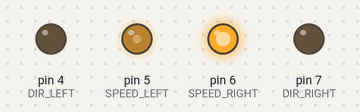
Simulated run of this sketch. Board: Arduino Uno, built with avr-gcc and run on an emulated ATmega328P. On the bench: output pins drawn as LEDs (lit = HIGH).

Above: at 0.1 s.
At 2.1 s:
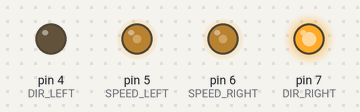
At 4.1 s:
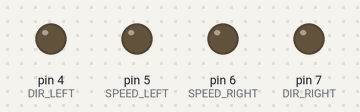
Timing chart, 0 to 5.6 s (numbered marks = the images above):
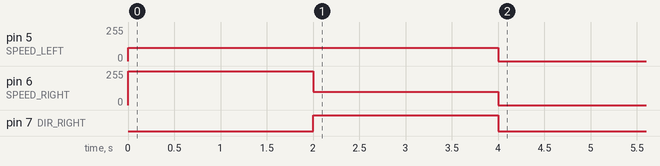

The sketch:

CarControl.ino
```cpp
#define DIR_LEFT 4
#define DIR_RIGHT 7
#define SPEED_RIGHT 6
#define SPEED_LEFT 5

#define FORWARD_LEFT LOW
#define FORWARD_RIGHT LOW

void move(bool left_dir, int left_speed, bool right_dir, int right_speed)
{
  digitalWrite(DIR_LEFT, left_dir);
  digitalWrite(DIR_RIGHT, right_dir);
  analogWrite(SPEED_RIGHT, right_speed);
  analogWrite(SPEED_LEFT, left_speed);
}

void forward(int left_speed, int right_speed)
{
  move(FORWARD_LEFT, left_speed, FORWARD_RIGHT, right_speed);
}

void turn_left(int steepness)
{
  forward(steepness, 255);
}

void turn_right(int steepness)
{
  forward(255, steepness);
}

void rotate_left(int speed)
{
  move(!FORWARD_LEFT, speed, FORWARD_RIGHT, speed);
}

void rotate_right(int speed)
{
  move(FORWARD_LEFT, speed, !FORWARD_RIGHT, speed);
}

void setup()
{
  pinMode(DIR_LEFT, OUTPUT);
  pinMode(DIR_RIGHT, OUTPUT);
  pinMode(SPEED_LEFT, OUTPUT);
  pinMode(SPEED_RIGHT, OUTPUT);

  turn_left(100);
  delay(2000);

  rotate_right(100);
  delay(2000);

  forward(0, 0);
}

void loop()
{
}
```
